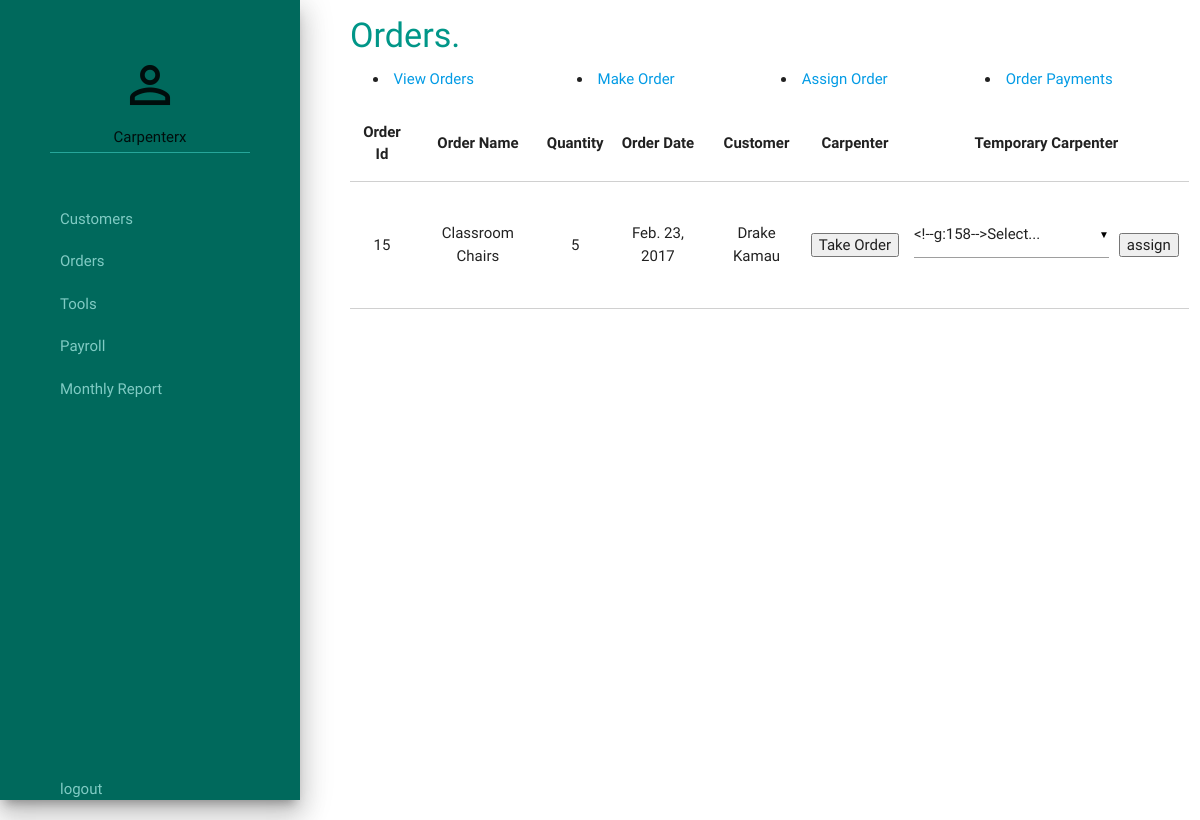
The app's page /furniture_palace/assign_order_page/ (signed in), older data.
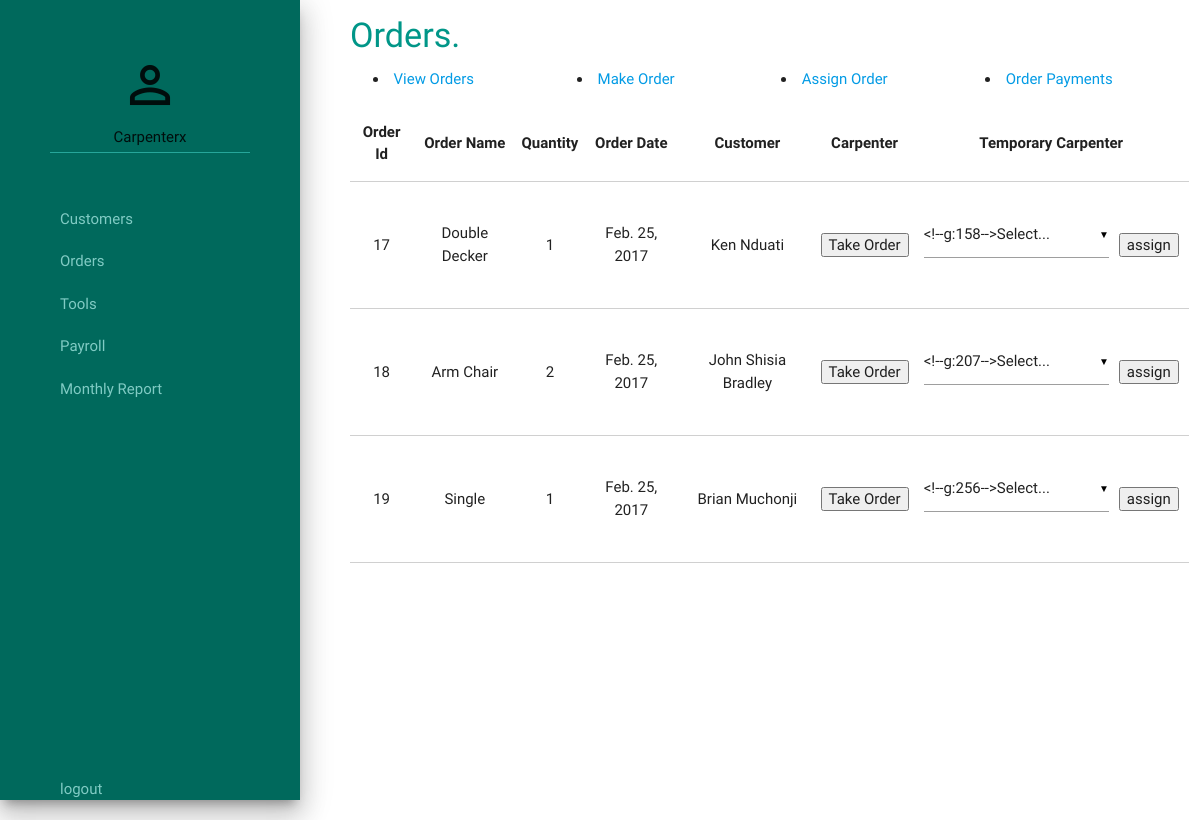
The same page, newer data.
### order/models.py (models this page shows, shortened)
class Order(models.Model):
    order_name = models.CharField(max_length=100)
    quantity = models.IntegerField()
    complete_status = models.BooleanField(default=False)
    order_date = models.DateField(auto_now_add=True)
    order_price = models.FloatField(null=True)
    order_completion_date = models.DateField(null=True)
    customer = models.ForeignKey('accounts.Customer', null=False, unique=False)
    carpenter = models.ForeignKey(User, null=True, unique=False)
    temp_carpenter = models.ForeignKey('accounts.TempCarpenter', null=True, unique=False)

### accounts/models.py (models this page shows)
class Customer(models.Model):
    customer_name = models.CharField(max_length=100)
    customer_email = models.EmailField(max_length=254, unique=True)
    customer_tel_no = models.CharField(max_length=100)
    customer_address = models.CharField(max_length=255)
    customer_physical_address = models.TextField()
    gold, silver = 'Gold', 'Silver'
    customer_type_choices = (
        (gold, 'GOLD'),
        (silver, 'SILVER'),
    )
    customer_class = models.CharField(
        max_length=15,
        choices=customer_type_choices,
        default=silver,
    )
    def __str__(self):
        return self.customer_name

### order/views.py (the view)
def assign_order_page(request):
    orders = get_unassigned_orders()
    user = request.user
    temporary_carpenters = TempCarpenter.objects.all()
    active_orders = Order.objects.filter(carpenter=user,
                                         complete_status=False,
                                         temp_carpenter=None)
    return render(request, 'order/order_assign.html', locals())

### accounts/context_processors.py (called while the page is built)
def username_processor(request):
    username = request.user.username
    return {'username': username}

def furniture_processor(request):
    furniture = Furniture.objects.all()
    return {'furniture': furniture}

### order/order.py (called while the page is built)
def get_unassigned_orders():
    orders = Order.objects.filter(carpenter=None, temp_carpenter=None).order_by('-order_date')
    return orders

### order/templates/order/order_assign.html (shortened to what this page needs)
{% extends "./base.html" %}
{% block heading %}
<div class="heading">
    <h4>Orders.</h4>
</div>
{% endblock %}
{% block content %}
       <table class="bordered responsive-table highlight centered">
        <thead>
          <tr>
              <th>Order Id</th>
              <th>Order Name</th>
              <th>Quantity</th>
              <th>Order Date</th>
              <th>Customer</th>
              <th>Carpenter</th>
              <th>Temporary Carpenter</th>
          </tr>
        </thead>
        <tbody id="orders">
            {% for order in orders %}
              <tr>
                  <td>{{ order.id }}</td>
                  <td>{{ order.order_name }}</td>
                  <td>{{ order.quantity }}</td>
                  <td>{{ order.order_date }}</td>
                  <td>{{ order.customer }}</td>
                  <td>
                      <form action="{% url 'orders:take_order' %}" method="post">
                          <input type="submit" value="Take Order">
                      </form>
                  <td>
                      <form action="{% url 'orders:assign_order' %}" id="carpenter_select_form" method="post">
                             <table>
                                  <tr>
                                      <td>
                                      </td>
                                      <td>
                                          <input type="submit" value="assign" />
                                      </td>
                                  </tr>
                             </table>
                      </form>
                  </td>
              </tr>
            {% empty%}
            <tr>
                <td>
                    <p>No orders available.</p>
                </td>
            </tr>
            {% endfor %}
          </tbody>
        </table>
{% endblock %}

Row changes from the older to the newer data that the page shows:
no longer on this page (row edited): Order: id "15", order_name "Classroom Chairs", quantity "5", order_date "Feb. 23, 2017", customer "Drake Kamau"
added Order: id "17", order_name "Double Decker", quantity "1", order_date "Feb. 25, 2017", customer "Ken Nduati"
added Order: id "18", order_name "Arm Chair", quantity "2", order_date "Feb. 25, 2017", customer "John Shisia Bradley"
added Order: id "19", order_name "Single", quantity "1", order_date "Feb. 25, 2017", customer "Brian Muchonji"
